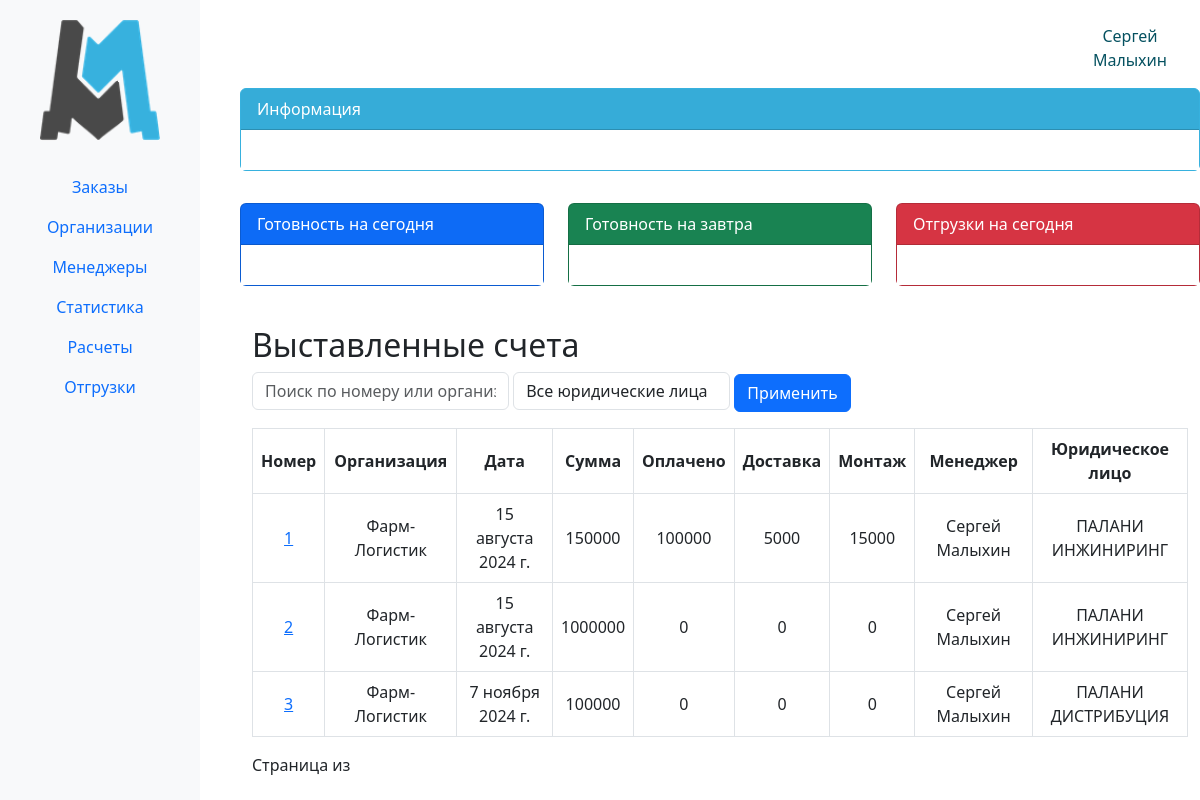
Screenshot of /erp_main/invoices_list/ (signed in) with the database file from the repository.
### erp_main/models.py (models this page shows, shortened)
class Invoice(models.Model):
    number = models.CharField(max_length=5, blank=True, null=True)
    organization = models.ForeignKey(Organization, related_name='organization', on_delete=models.CASCADE)
    date = models.DateField()
    amount = models.IntegerField(default=0)
    payed_amount = models.IntegerField(default=0)
    shipping_amount = models.IntegerField(default=0)
    montage_amount = models.IntegerField(default=0)
    legal_entity = models.ForeignKey(LegalEntity, related_name='legal_entity', on_delete=models.CASCADE)
    invoice_files = models.FileField(upload_to='uploads/invoices', blank=True, null=True)
    year = models.PositiveIntegerField(editable=False)
    class Meta:
        constraints = [
            models.UniqueConstraint(fields=['number', 'legal_entity', 'year'], name='unique_field_combination')
        ]

class Organization(models.Model):
    FOOTING_CHOICES = (
        ('ustav', 'устава'),
        ('attorney', 'доверенности')
    )
    KIND_CHOICES = (
        ('ooo', 'ООО'),
        ('ao', 'АО'),
        ('zao', 'ЗАО'),
        ('ip', 'ИП'),
    )
    kind = models.CharField(max_length=100, blank=True, null=True, choices=KIND_CHOICES)
    phone_number = models.CharField(max_length=15, blank=True, null=True)
    name_fl = models.CharField(max_length=15, blank=True, null=True)
    user = models.ForeignKey(User, related_name='organizations', on_delete=models.CASCADE)
    ceo_footing = models.CharField(max_length=30, choices=FOOTING_CHOICES)
    name = models.CharField(max_length=100, blank=True, null=True)
    inn = models.CharField(max_length=15, blank=True, null=True)
    ogrn = models.CharField(max_length=15, blank=True, null=True)
    kpp = models.CharField(max_length=15, blank=True, null=True)
    r_s = models.CharField(max_length=25, blank=True, null=True)
    bank = models.CharField(max_length=300, blank=True, null=True)
    bik = models.CharField(max_length=10, blank=True, null=True)
    k_s = models.CharField(max_length=25, blank=True, null=True)
    address = models.CharField(max_length=150, blank=True, null=True)
    email = models.EmailField(blank=True, null=True)
    ceo_title = models.CharField(max_length=30, blank=True, null=True)
    ceo_name = models.CharField(max_length=150, blank=True, null=True)
    contracts = models.FileField(upload_to='uploads/contracts', blank=True, null=True)
    class Meta:
        verbose_name_plural = 'Организации'

class LegalEntity(models.Model):
    name = models.CharField(max_length=255)
    inn = models.CharField(max_length=12, unique=True)
    ogrn = models.CharField(max_length=15, unique=True)
    kpp = models.CharField(max_length=9)
    r_s = models.CharField(max_length=20)
    bank = models.CharField(max_length=255)
    bik = models.CharField(max_length=9)
    k_s = models.CharField(max_length=20)
    address = models.CharField(max_length=255)
    email = models.EmailField()
    ceo_title = models.CharField(max_length=100)
    ceo_name = models.CharField(max_length=255)
    def __str__(self):
        return self.name
    class Meta:
        verbose_name_plural = 'Юридические лица'

### erp_main/views.py (the view)
# urls.py: path('invoices_list/', views.invoices_list, name='invoices_list'),
@login_required(login_url='login')
def invoices_list(request):
    search_query = request.GET.get('search', '')
    selected_legal_entity_id = request.GET.get('legal_entity', None)
    if request.user.is_staff:
        invoices = Invoice.objects.all()
    else:
        invoices = Invoice.objects.filter(user=request.user)()
    if search_query:
        invoices = invoices.filter(number__icontains=search_query) | invoices.filter(organization__name__icontains=search_query)
    if selected_legal_entity_id:
        invoices = invoices.filter(legal_entity_id=selected_legal_entity_id)
    legal_entities = LegalEntity.objects.all()
    return render(request, 'invoices_list.html', {
        'invoices': invoices,
        'legal_entities': legal_entities,
        'selected_legal_entity_id': selected_legal_entity_id,
    })

### erp_main/templates/invoices_list.html (shortened to what this page needs)
{% extends 'base.html' %}
{% block content %}
<div class="container mt-4">
    <h2>Выставленные счета</h2>
    <form method="GET" action="{% url 'invoices_list' %}" class="form-inline mb-3">
        <label>
            <input type="text" name="search" class="form-control mr-2" placeholder="Поиск по номеру или организации" value="{{ request.GET.search }}">
        </label>
        <label>
            <select name="legal_entity" class="form-control mr-2">
                <option value="">Все юридические лица</option>
            </select>
        </label>
        <button type="submit" class="btn btn-primary">Применить</button>
    </form>
    <table class="table table-bordered">
        <thead>
            <tr>
                <th style="padding: 8px; text-align: center; vertical-align: middle;">Номер</th>
                <th style="padding: 8px; text-align: center; vertical-align: middle;">Организация</th>
                <th style="padding: 8px; text-align: center; vertical-align: middle;">Дата</th>
                <th style="padding: 8px; text-align: center; vertical-align: middle;">Сумма</th>
                <th style="padding: 8px; text-align: center; vertical-align: middle;">Оплачено</th>
                <th style="padding: 8px; text-align: center; vertical-align: middle;">Доставка</th>
                <th style="padding: 8px; text-align: center; vertical-align: middle;">Монтаж</th>
                <th style="padding: 8px; text-align: center; vertical-align: middle;">Менеджер</th>
                <th style="padding: 8px; text-align: center; vertical-align: middle;">Юридическое лицо</th>
            </tr>
        </thead>
        <tbody>
            {% for invoice in invoices %}
            <tr>
                <td style="padding: 8px; text-align: center; vertical-align: middle;">
                    <a href="{% url 'invoice_detail' invoice.id %}">{{ invoice.number }}</a></td>
                <td style="padding: 8px; text-align: center; vertical-align: middle;">{{ invoice.organization.name }}</td>
                <td style="padding: 8px; text-align: center; vertical-align: middle;">{{ invoice.date }}</td>
                <td style="padding: 8px; text-align: center; vertical-align: middle;">{{ invoice.amount }}</td>
                <td style="padding: 8px; text-align: center; vertical-align: middle;">{{ invoice.payed_amount }}</td>
                <td style="padding: 8px; text-align: center; vertical-align: middle;">{{ invoice.shipping_amount }}</td>
                <td style="padding: 8px; text-align: center; vertical-align: middle;">{{ invoice.montage_amount }}</td>
                <td style="padding: 8px; text-align: center; vertical-align: middle;">{{ invoice.organization.user.get_full_name }}</td>
                <td style="padding: 8px; text-align: center; vertical-align: middle;">{{ invoice.legal_entity }}</td>
            </tr>
            {% empty %}
            <tr>
                <td colspan="8" class="text-center">Нет данных для отображения</td>
            </tr>
            {% endfor %}
        </tbody>
    </table>
    <div class="pagination">
        <span>Страница {{ invoices.number }} из {{ invoices.paginator.num_pages }}</span>
    </div>
</div>
{% endblock %}

### templates/base.html (shortened to what this page needs)
{% load static %}
<!DOCTYPE html>
<html lang="ru">
<head>
    <link href="https://cdn.jsdelivr.net/npm/bootstrap@5.3.0-alpha1/dist/css/bootstrap.min.css" rel="stylesheet">
</head>
<body>
<div class="container-fluid">
    <div class="row">
        <nav class="col-md-2 d-none d-md-block bg-light sidebar">
            <div style="text-align: center;">
                <a href="{% url 'index' %}">
                    <img src="{% static 'erp_main/images/logo.png' %}" style="width: 120px; height: auto;" alt="Главная">
                </a>
            </div>
            <br>
            <div class="sidebar-sticky">
                <ul class="nav flex-column text-center">
                    <li class="nav-item">
                        <a class="nav-link active" href="#">Заказы</a>
                    </li>
                    <li class="nav-item">
                        <a class="nav-link" href="#">Организации</a>
                    </li>
                    <li class="nav-item">
                        <a class="nav-link" href="#">Менеджеры</a>
                    </li>
                    <li class="nav-item">
                        <a class="nav-link" href="#">Статистика</a>
                    </li>
                    <li class="nav-item">
                        <a class="nav-link" href="#">Расчеты</a>
                    </li>
                    <li class="nav-item">
                        <a class="nav-link" href="#">Отгрузки</a>
                    </li>
                </ul>
            </div>
        </nav>
        <main role="main" class="col-md-10 main-content">
            <div class="row my-1">
                <div class="col-md-12">
                    <div class="row mb-0">
                        <div class="col-md-2 text-center" style="background: none;">
                            <div class="alert alert-info" role="alert">
                                {% if user.is_authenticated %}
                                    <li class="nav-item">
                                        <a class="nav-link" href="#">{{ user.first_name }} {{ user.last_name }}</a>
                                    </li>
                                {% endif %}
                            </div>
                        </div>
                    </div>
                    <div class="card mb-3 text-white" id="first-block">
                        <div class="card-header">Информация</div>
                        <div class="card-body">
                        </div>
                    </div>
                </div>
            </div>
            <div class="row my-3">
                <div class="col-md-4">
                    <div class="card text-white bg-primary mb-3">
                        <div class="card-header">Готовность на сегодня</div>
                        <div class="card-body">
                        </div>
                    </div>
                </div>
                <div class="col-md-4">
                    <div class="card text-white bg-success mb-3">
                        <div class="card-header">Готовность на завтра</div>
                        <div class="card-body">
                        </div>
                    </div>
                </div>
                <div class="col-md-4">
                    <div class="card text-white bg-danger mb-3">
                        <div class="card-header">Отгрузки на сегодня</div>
                        <div class="card-body">
                        </div>
                    </div>
                </div>
            </div>
        {% block content %}
        {% endblock %}
        </main>
    </div>
</div>
</body>
</html>

### templates/base.html (style rules this page uses)
.alert-info { background: none; padding-top: 0; padding-bottom: 0; border: none; }
.nav-item { position: relative; list-style: none; }
.nav-link { transition: background-color 0.3s; border-radius: 5px; }
.sidebar { width: 200px; padding-top: 20px; position: fixed; height: 100%; overflow-y: auto; background-color: #f8f9fa !important; }
.main-content { margin-left: 220px; padding: 20px; flex-grow: 1; }
table { border-collapse: collapse; width: 100%; }
th, td { border: 1px solid #dee2e6; padding: 8px; text-align: left; }
tr:nth-child(odd) { background-color: #f9f9f9; }
tr:nth-child(even) { background-color: #ffffff; }
.card-body { text-align: center; background-color: white; }
#first-block { border: 1px solid #37b1de; background-color: #37b1de; }

### rows the page displays
Invoice: number "1", organization.name "Фарм-Логистик", date "15 августа 2024 г.", amount "150000", payed_amount "100000", shipping_amount "5000", montage_amount "15000", organization.user.get_full_name "Сергей Малыхин", legal_entity "ПАЛАНИ ИНЖИНИРИНГ"
Invoice: number "2", organization.name "Фарм-Логистик", date "15 августа 2024 г.", amount "1000000", payed_amount "0", shipping_amount "0", montage_amount "0", organization.user.get_full_name "Сергей Малыхин", legal_entity "ПАЛАНИ ИНЖИНИРИНГ"
Invoice: number "3", organization.name "Фарм-Логистик", date "7 ноября 2024 г.", amount "100000", payed_amount "0", shipping_amount "0", montage_amount "0", organization.user.get_full_name "Сергей Малыхин", legal_entity "ПАЛАНИ ДИСТРИБУЦИЯ"

### other values shown
{{ user.first_name }} "Сергей"
{{ user.last_name }} "Малыхин"
